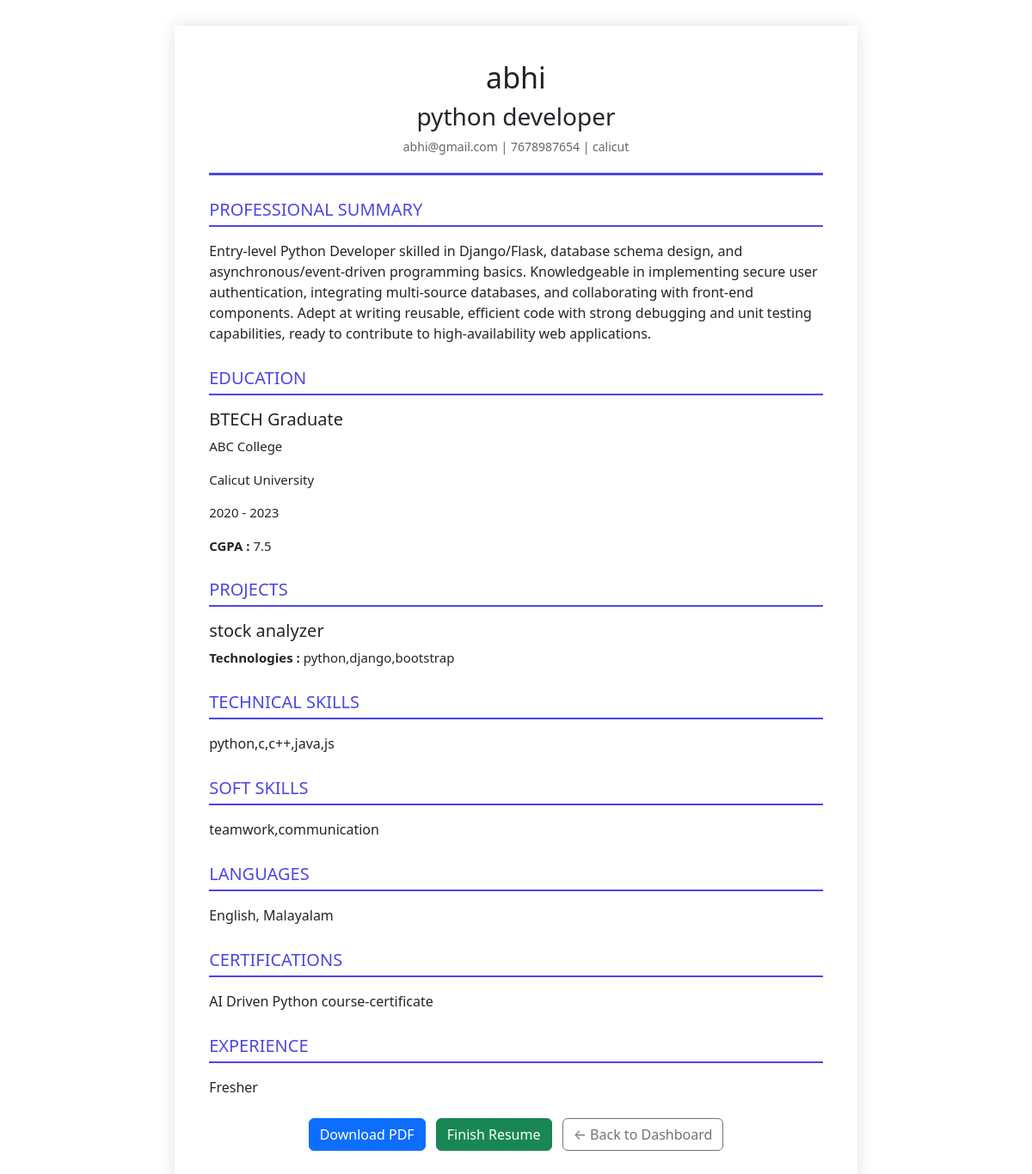
Screenshot of /resume/5/preview/ (signed in) with the database file from the repository.
### careerproject/models.py (models this page shows, shortened)
class ResumePersonal(models.Model):
    resume = models.OneToOneField(Resume, on_delete=models.CASCADE)
    full_name = models.CharField(max_length=100)
    email = models.EmailField()
    phone = models.CharField(max_length=20)
    location = models.CharField(max_length=100)
    linkedin = models.URLField(blank=True, null=True)
    github = models.URLField(blank=True, null=True)
    summary = models.TextField(blank=True, null=True)

class Resume(models.Model):
    TEMPLATE_CHOICES = (
        ('professional', 'Professional'),
        ('modern', 'Modern'),
        ('minimal', 'Minimal'),
    )
    student = models.ForeignKey(StudentProfile, on_delete=models.CASCADE, related_name='generated_resumes')
    resume_name = models.CharField(max_length=100)
    target_job = models.ForeignKey('Job', on_delete=models.CASCADE)
    template = models.CharField(max_length=20, choices=TEMPLATE_CHOICES, default='professional')
    is_completed = models.BooleanField(default=False)
    created_at = models.DateTimeField(auto_now_add=True)
    mentor_feedback = models.TextField(blank=True, null=True)
    feedback_date = models.DateTimeField(blank=True, null=True)

class Job(models.Model):
    company = models.ForeignKey(CompanyProfile, on_delete=models.CASCADE)
    job_title = models.CharField(max_length=100)
    description = models.TextField()
    location = models.CharField(max_length=100)
    STATUS_CHOICES = (
    ('Open', 'Open'),
    ('Closed', 'Closed'),
    )
    status = models.CharField(max_length=10, choices=STATUS_CHOICES, default='Open'
    )
    JOBTYPE_CHOICES = (
            ('Full Time', 'Full Time'),
            ('Part Time', 'Part Time'),
            ('Internship', 'Internship'),
            ('Remote', 'Remote'),
    )
    job_type = models.CharField(max_length=20, choices=JOBTYPE_CHOICES)
    salary = models.CharField(max_length=50, blank=True)
    skills_required = models.TextField()
    deadline = models.DateField()
    posted_on = models.DateTimeField(auto_now_add=True)
    APPROVAL_CHOICES = (
        ('Pending', 'Pending'),
        ('Approved', 'Approved'),
        ('Rejected', 'Rejected'),
    )
    approval_status = models.CharField(
        max_length=20,
        choices=APPROVAL_CHOICES,
        default='Pending'
    )

class ResumeEducation(models.Model):
    resume = models.ForeignKey(Resume, on_delete=models.CASCADE)
    qualification = models.CharField(max_length=100)
    institution = models.CharField(max_length=150)
    university = models.CharField(max_length=150)
    start_year = models.IntegerField()
    end_year = models.IntegerField()
    cgpa = models.CharField(max_length=20, blank=True, null=True)

class ResumeProject(models.Model):
    resume = models.ForeignKey(Resume, on_delete=models.CASCADE)
    project_title = models.CharField(max_length=150)
    technologies = models.CharField(max_length=200)
    description = models.TextField()
    github_link = models.URLField(blank=True, null=True)
    live_link = models.URLField(blank=True, null=True)

class ResumeSkill(models.Model):
    resume = models.ForeignKey(Resume, related_name="skills", on_delete=models.CASCADE)
    technical_skills = models.TextField(blank=True, null=True)
    soft_skills = models.TextField(blank=True, null=True)
    languages = models.TextField(blank=True, null=True)
    certifications = models.TextField(blank=True, null=True)

### careerproject/views.py (the view)
# urls.py: path("resume/<int:id>/preview/", views.resume_preview, name="resume_preview"),
@login_required
def resume_preview(request, id):
    resume = get_object_or_404(Resume, id=id)
    if resume.template == "professional":
        template_name = "student_module/resume_builder/resume/professional_resume.html"
    elif resume.template == "modern":
        template_name = "student_module/resume_builder/resume/modern_resume.html"
    elif resume.template == "minimal":
        template_name = "student_module/resume_builder/resume/minimal_resume.html"
    context = get_resume_data(resume)
    context["resume"] =  resume
    return render(request, template_name, context)

### careerproject/views.py (called while the page is built)
def ask_ai(prompt):
    try:
        response = chat(
            model="llama3.1:8b",
            messages=[
                {
                    "role": "user",
                    "content": prompt
                }
            ]
        )
        return response.message.content.strip()
    except Exception:
        return ""

### templates/student_module/resume_builder/resume/professional_resume.html (shortened to what this page needs)
{% load static %}
<!DOCTYPE html>
<html lang="en">
<head>
    <link rel="stylesheet"href="{% static 'css/professional_resume.css' %}">
    <link href="https://cdn.jsdelivr.net/npm/bootstrap@5.3.3/dist/css/bootstrap.min.css" rel="stylesheet">
</head>
<body>
<div class="resume">
    <div class="header">
        <h1>{{ personal.full_name }}</h1>
        <h3>{{ resume.target_job.job_title }}</h3>
        <div class="contact">
            {{ personal.email }}
            |
            {{ personal.phone }}
            |
            {{ personal.location }}
        </div>
    </div>
    <div class="section">
        <h2>Professional Summary</h2>
        <p>
            {% if personal.summary %}
                {{ personal.summary }}
            {% else %}
                {{ ai_summary }}
            {% endif %}
        </p>
    </div>
    <div class="section">
        <h2>Education</h2>
        {% for edu in educations %}
        <div class="item">
            <h5>{{ edu.qualification }}</h5>
            <p>
                {{ edu.institution }}
            </p>
            <p>
                {{ edu.university }}
            </p>
            <p>
                {{ edu.start_year }} - {{ edu.end_year }}
            </p>
            {% if edu.cgpa %}
            <p>
                <strong>CGPA :</strong>
                {{ edu.cgpa }}
            </p>
            {% endif %}
        </div>
        {% endfor %}
    </div>
    <div class="section">
        <h2>Projects</h2>
        {% for project in ai_projects %}
        <div class="item">
            <h5>
                {{ project.title }}
            </h5>
            <p>
                <strong>Technologies :</strong>
                {{ project.technologies }}
            </p>
        </div>
        {% endfor %}
    </div>
    <div class="section">
        <h2>Technical Skills</h2>
        <p>
            {% if skills.technical_skills %}
                {{ skills.technical_skills }}
            {% else %}
                {{ ai_technical_skills }}
            {% endif %}
        </p>
    </div>
    <div class="section">
        <h2>Soft Skills</h2>
        <p>
            {% if skills.soft_skills %}
                {{ skills.soft_skills }}
            {% else %}
                {{ ai_soft_skills }}
            {% endif %}
        </p>
    </div>
    {% if skills.languages %}
    <div class="section">
        <h2>Languages</h2>
        <p>
            {{ skills.languages }}
        </p>
    </div>
    {% endif %}
    {% if skills.certifications %}
    <div class="section">
        <h2>Certifications</h2>
        <p>
            {{ skills.certifications }}
        </p>
    </div>
    {% endif %}
    <div class="section">
        <h2>Experience</h2>
        {% if experiences %}
            {% for exp in experiences %}
            <div class="item">
                <h3>
                    {{ exp.job_title }}
                </h3>
                <p>
                    <strong>
                        {{ exp.company_name }}
                    </strong>
                </p>
                <p>
                    {{ exp.location }}
                </p>
                <p>
                    {{ exp.start_date }}
                    -
                    {% if exp.currently_working %}
                        Present
                    {% else %}
                        {{ exp.end_date }}
                    {% endif %}
                </p>
                <p>
                    {{ exp.description }}
                </p>
            </div>
            {% endfor %}
        {% else %}
            <p>
                Fresher
            </p>
        {% endif %}
    </div>
    <div class="text-center mt-4 no-print">
    <a href="{% url 'resume_pdf' resume.id %}"
       class="btn btn-primary">
        Download PDF
    </a>
    {% if request.user.role == "company" %}
        <a href="{% url 'view_applicants' application.job.id %}"
           class="btn btn-outline-secondary ms-2">
            ← Back
        </a>
    {% elif from_apply %}
        <a href="{% url 'apply_job' job_id %}"
           class="btn btn-outline-secondary ms-2">
            ← Back to Apply Job
        </a>
    {% else %}
        <a href="{% url 'finish_resume' resume.id %}"
       class="btn btn-success ms-2">
        Finish Resume
    </a>
        <a href="{% url 'student_dashboard' %}"
           class="btn btn-outline-secondary ms-2">
            ← Back to Dashboard
        </a>
    {% endif %}
</div>
</div>
</body>
</html>

### static/css/professional_resume.css (style rules this page uses)
* { margin:0; padding:0; box-sizing:border-box; }
body { background:#f4f6f9; font-family:Arial, Helvetica, sans-serif; color:#333; line-height:1.7; }
.resume { width:210mm; min-height:297mm; background:#fff; margin:30px auto; padding:40px; box-shadow:0 0 20px rgba(0,0,0,.12); }
.header { text-align:center; border-bottom:3px solid #4f46e5; padding-bottom:20px; }
.header h1 { font-size:34px; color:#222; margin-bottom:8px; }
.contact { display:flex; justify-content:center; flex-wrap:wrap; gap:12px; font-size:14px; color:#666; }
.section { margin-top:28px; }
.section h2 { color:#4f46e5; font-size:20px; text-transform:uppercase; border-bottom:2px solid #4f46e5; padding-bottom:6px; margin-bottom:16px; }
.item { margin-bottom:18px; }
.item p { margin-top:5px; font-size:15px; }
a { color:#4f46e5; text-decoration:none; }

### rows the page displays
ResumePersonal: full_name "abhi", email "abhi@gmail.com", phone "7678987654", location "calicut", summary "Entry-level Python Developer skilled in Django/Flask, database schema design, and asynchronous/event-driven programming basics. Knowledgeable in implementing secure user authentication, integrating multi-source databases, and collaborating with front-end components. Adept at writing reusable, efficient code with strong debugging and unit testing capabilities, ready to contribute to high-availability web applications."
Resume: target_job.job_title "python developer"
ResumeEducation: qualification "BTECH Graduate", institution "ABC College", university "Calicut University", start_year "2020", end_year "2023", cgpa "7.5"
ResumeProject: title "stock analyzer", technologies "python,django,bootstrap"
ResumeSkill: technical_skills "python,c,c++,java,js", soft_skills "teamwork,communication", languages "English, Malayalam", certifications "AI Driven Python course-certificate"
